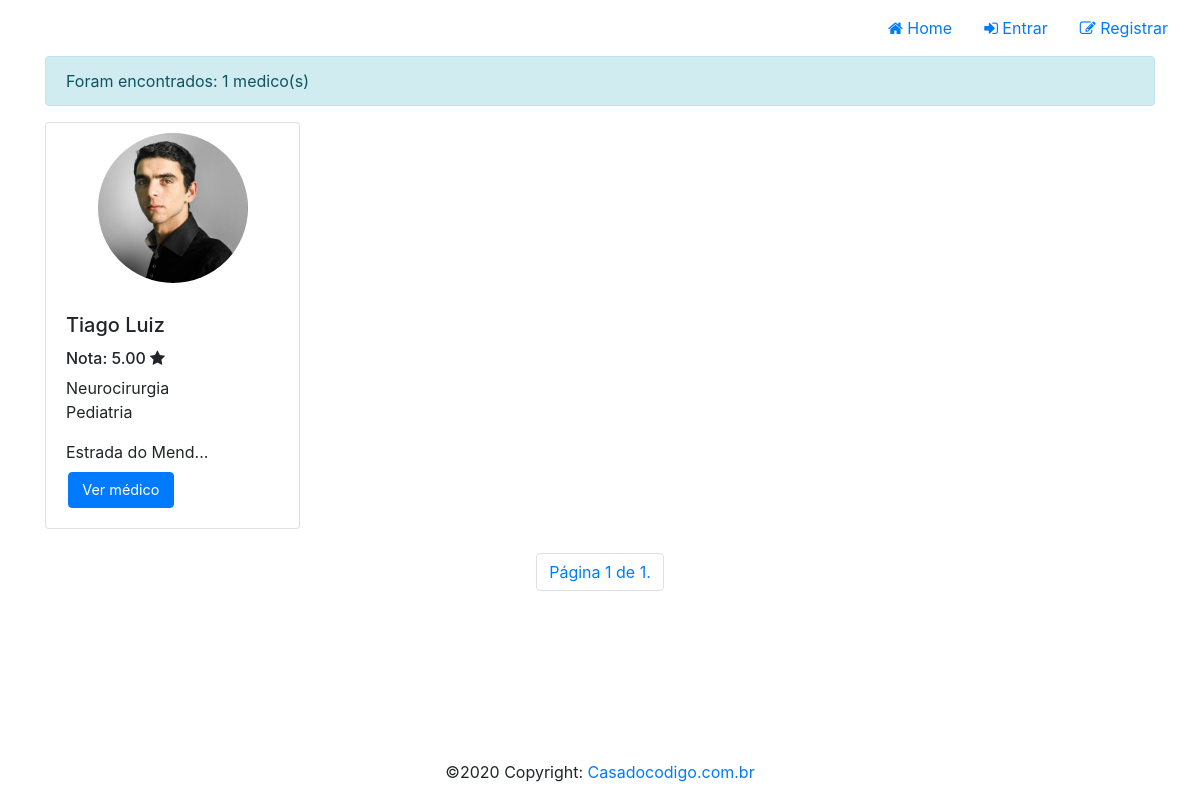
The app's page /medic/ with its own data.
### medicSearch/models/Profile.py (models this page shows, shortened)
class Profile(models.Model):
    user = models.OneToOneField(User, on_delete=models.CASCADE)
    role = models.IntegerField(choices=ROLE_CHOICE, default=3)
    birthday = models.DateField(default=None, null=True, blank=True)
    created_at = models.DateTimeField(auto_now_add=True)
    updated_at = models.DateTimeField(auto_now=True)
    token = models.CharField(max_length=255, null=True, blank=True)
    image = models.ImageField(null=True, blank=True)
    favorites = models.ManyToManyField(User, blank=True, related_name='favorites')
    specialties = models.ManyToManyField(Speciality, blank=True, related_name='specialties')
    addresses = models.ManyToManyField(Address, blank=True, related_name='addresses')
    def show_scoring_average(self):
        from .Rating import Rating
        try:
            ratings = Rating.objects.filter(user_rated=self.user).aggregate(Sum('value'), Count('user'))
            if ratings['user__count'] > 0:
                scoring_average = ratings['value__sum'] / ratings['user__count']
                scoring_average = round(scoring_average, 2) # Arredondando o valor para duas casas decimais
                return scoring_average
            return 'Sem avaliações'
        except:
            return 'Sem avaliações'

### medicSearch/models/Speciality.py (models this page shows)
class Speciality(models.Model):
    name = models.CharField(null=False, max_length=100)
    status = models.BooleanField(default=True)
    created_at = models.DateTimeField(auto_now_add=True)
    updated_at = models.DateTimeField(auto_now=True)
    def __str__(self):
        return '{}'.format(self.name)

### medicSearch/models/Address.py (models this page shows, shortened)
class Address(models.Model):
    neighborhood = models.ForeignKey(Neighborhood, null=True, related_name='neighborhood', on_delete=models.SET_NULL)
    name = models.CharField(null=False, max_length=100)
    address = models.CharField(null=False, max_length=255)
    latitude = models.DecimalField(max_digits=9, decimal_places=7)
    longitude = models.DecimalField(max_digits=9, decimal_places=7)
    opening_time = models.TimeField()
    closing_time = models.TimeField()
    days_week = models.ManyToManyField(DayWeek, blank=True, related_name='days_week')
    phone = models.CharField(null=True, blank=True, max_length=50)
    status = models.BooleanField(default=True)
    created_at = models.DateTimeField(auto_now_add=True)
    updated_at = models.DateTimeField(auto_now=True)

### medicSearch/views/MedicView.py (the view)
def list_medics_view(request):
    name = request.GET.get("name")
    speciality = request.GET.get("speciality")
    neighborhood = request.GET.get("neighborhood")
    city = request.GET.get("city")
    state = request.GET.get("state")
    medics = Profile.objects.filter(role=2)
    if name is not None and name != '':
        medics = medics.filter(user__first_name__contains=name)
    if speciality is not None:
        medics = medics.filter(specialties__id=speciality)
    if neighborhood is not None:
        medics = medics.filter(addresses__neighborhood=neighborhood)
    else:
        if city is not None:
            medics = medics.filter(addresses__neighborhood__city=city)
        elif state is not None:
            medics = medics.filter(addresses__neighborhood__city__state=state)
    if len(medics) > 0:
        paginator = Paginator(medics, 8)
        page = request.GET.get('page')
        medics = paginator.get_page(page)
    get_copy = request.GET.copy()
    parameters = get_copy.pop('page', True) and get_copy.urlencode()
    context = {
        'medics': medics,
        'parameters': parameters
    }
    return render(request, template_name='medic/medics.html', context=context, status=200)

### medicSearch/templates/medic/medics.html (shortened to what this page needs)
{% extends "base.html" %}
{% load static %}
{% block content %}
<div id="content">
    <div class="container">
        <div class="alert alert-info">Foram encontrados: {{ medics | length }} medico(s)</div>
        <div class="row">
        {% for medic in medics %}
            <div class="col-xs-12 col-md-3 col-lg-3">
                <div class="card mb-4">
                    <div class="image-circle" style="background-image: url('/media/{{medic.image}}');"></div>
                    <div class="card-body">
                        <h5 class="card-title">{{medic.user.get_full_name}}</h5>
                        <h6>Nota: {{medic.show_scoring_average}} <i class="fa fa-star"></i></h6>
                        <ul class="specialties">
                            {% for speciality in medic.specialties.all %}
                            <li>{{speciality}}</li>
                            {% endfor %}
                        </ul>
                        <div class="address mb-2" title="{{medic.addresses.first.address}}" alt="{{medic.addresses.first.address}}">
                            {{medic.addresses.first.address | default:"Nenhum endereço." | slice:":15"}}...
                        </div>
                        <a href={% url 'profile' medic.user.id %} class="btn btn-primary btn-card">Ver médico</a>
                    </div>
                </div>
            </div>
        {% endfor %}
        </div>
        <div class="row">
            <nav aria-label="Page navigation" class="navigation">
              <ul class="pagination">
                  <li class="page-item"><a class="page-link" href="#">Página {{ medics.number }} de {{ medics.paginator.num_pages }}.</a></li>
              </ul>
            </nav>
        </div>
    </div>
</div>
{% endblock %}

### medicSearchAdmin/static/css/global.css (style rules this page uses)
#content { min-height: calc(100vh - 112px); }
.image-circle { width: 150px; height: 150px; border-radius: 100%; margin: 10px auto; background-size: contain; background-color: #ccc; }
.btn-card { width: 49.5%; float: left; font-size: 0.9em; }
.btn-card:last-child { margin-left: 1%; }
.specialties { padding: 0; list-style: none; min-height: 46px; }
.navigation { margin: 0 auto; }

### records on screen
Profile: image (picture), user.get_full_name "Tiago Luiz", show_scoring_average "5.00", addresses.first.address "Estrada do Mend"
Speciality: name "Neurocirurgia"
Speciality: name "Pediatria"

### other values on screen
{{ medics | length }} "1"
{{ medics.number }} "1"
{{ medics.paginator.num_pages }} "1"
